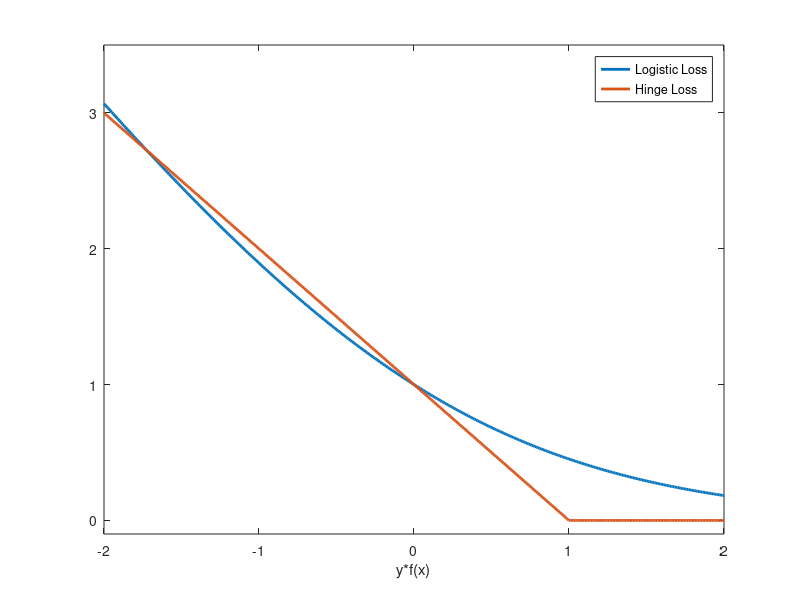

Write MATLAB code to recreate this figure.
%% Define x-axis
chi = [-2:0.01:2];

%% Logistic Loss
logistic_loss = log(1+exp(-1*chi));

%% Hinge Loss
hinge_loss = (1-chi);
index = (hinge_loss<0);
hinge_loss(index) = 0;

%% Plot the 2 loss functions and compare
figure;
plot(chi,1/log(2)*logistic_loss,'LineWidth',2);
hold on
plot(chi,hinge_loss,'LineWidth',2);
xlabel('y*f(x)')
legend('Logistic Loss', 'Hinge Loss')
axis([-2,2,-0.1,3.5])